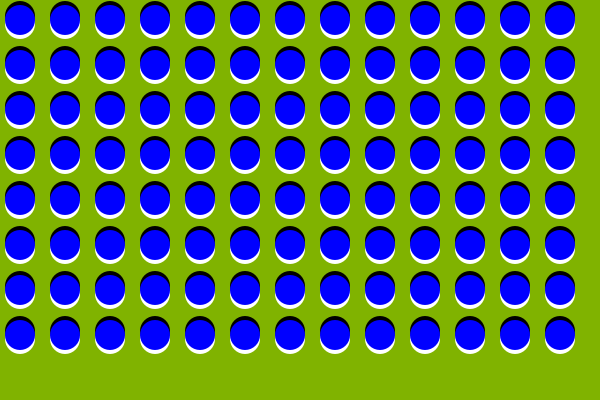
Frame 1 (no input)
Frame 60 (the mouse pressed at the canvas centre just before this capture): identical to frame 1, image omitted
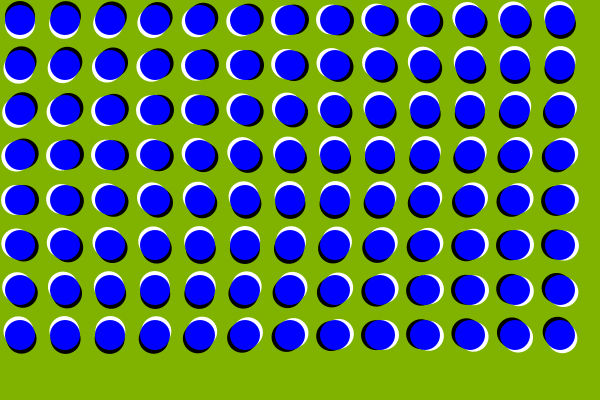
Frame 120 (the mouse held since frame 60 and released just before this capture)

The Processing sketch that drew these frames (run headless with seeded random() and noise(); from frame 60 on, the mouse is pressed at the canvas centre):

// Processing sketch: circles
// ── circles.pde
int hori;
int ver;
float d;
float space;
float center;
float angle;

void setup(){
  size(600, 400);
  //fullScreen();
  angle = 0;
  d = 30;
  space = 15;
  center = d/2;
  hori = floor(width / (d+space));
  ver = floor(height / (d+space));
}

void draw(){ 
  background(128,179,0);

  translate(5, 5);
  noStroke();
  
  angle = TWO_PI * mouseX / width;
  
  for(int y = 0; y < ver; y++){
    float Y = y*(d+space)+center;
    
    for(int x = 0; x < hori; x++){
      float X = x*(d+space)+center;
      
      float a = y*angle/ver + x*angle/hori;
      
      pushMatrix();
      translate(X, Y);
      rotate(a);     
      fill(255);
      ellipse(0, 4, d, d);
      popMatrix();
      
      pushMatrix();
      translate(X, Y);
      rotate(a);     
      fill(0);
      ellipse(0, -4, d, d);
      popMatrix();
      
      pushMatrix();
      fill(0, 0, 255);
      ellipse(X, Y, d, d);
      popMatrix();
    }
  }
  
}
